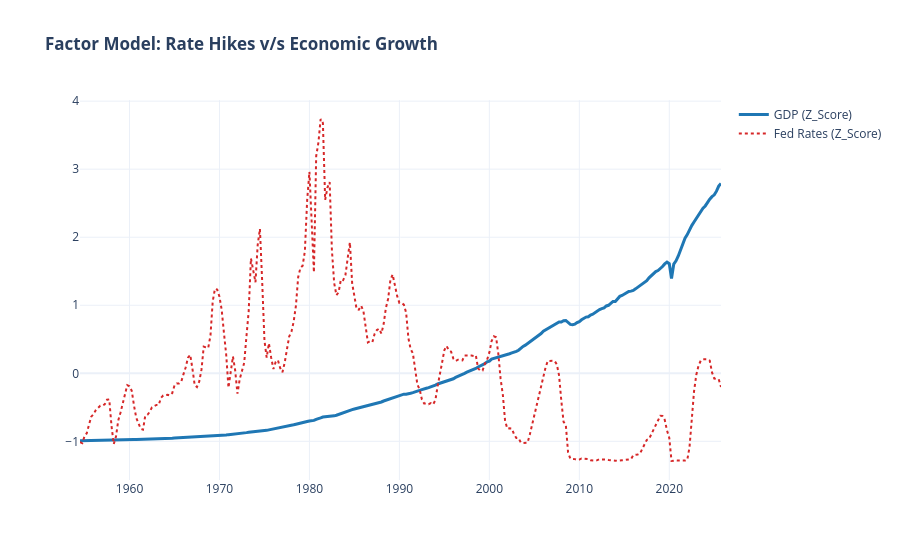

The cell this chart's notebook holds for it:
### Code cell
# Visualisations

# 1. Factor Model: Rate Hikes v/s Economic Growth
fig = go.Figure()
fig.add_trace(go.Scatter(x= df_factor["date"], y = df_factor["Real_GDP_Z"], name= "GDP (Z_Score)", line= dict(color = "#1f77b4", width = 3)))

fig.add_trace(go.Scatter(x= df_factor["date"], y = df_factor["Fed_Rates_Z"], name= "Fed Rates (Z_Score)", line= dict(color = "#d62728", width = 2, dash = "dot")))

fig.update_layout(title = "<b>Factor Model: Rate Hikes v/s Economic Growth</b>", template = "plotly_white")

fig.show()

### Figure 1 — Plotly figure (JSON) as saved in the notebook; plotly's stock layout.template omitted (floating-point values rounded to 4 significant figures; data arrays with more than 128 entries replaced by an {"elided": "..."} marker saying what was removed)
{"data": [{"line": {"color": "#1f77b4", "width": 3}, "name": "GDP (Z_Score)", "type": "scatter", "x": {"elided": "286 str values"}, "y": {"elided": "286 float values"}}, {"line": {"color": "#d62728", "dash": "dot", "width": 2}, "name": "Fed Rates (Z_Score)", "type": "scatter", "x": {"elided": "286 str values"}, "y": {"elided": "286 float values"}}], "layout": {"title": {"text": "<b>Factor Model: Rate Hikes v/s Economic Growth</b>"}}}
